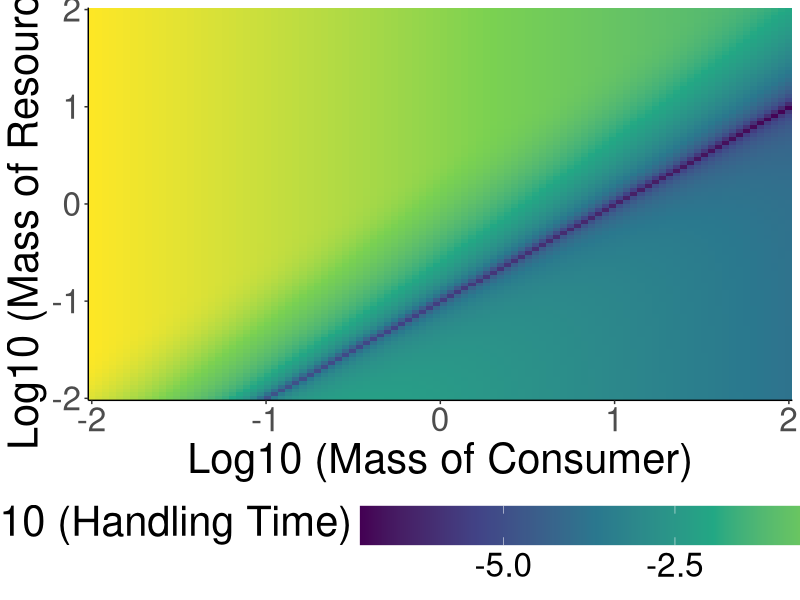
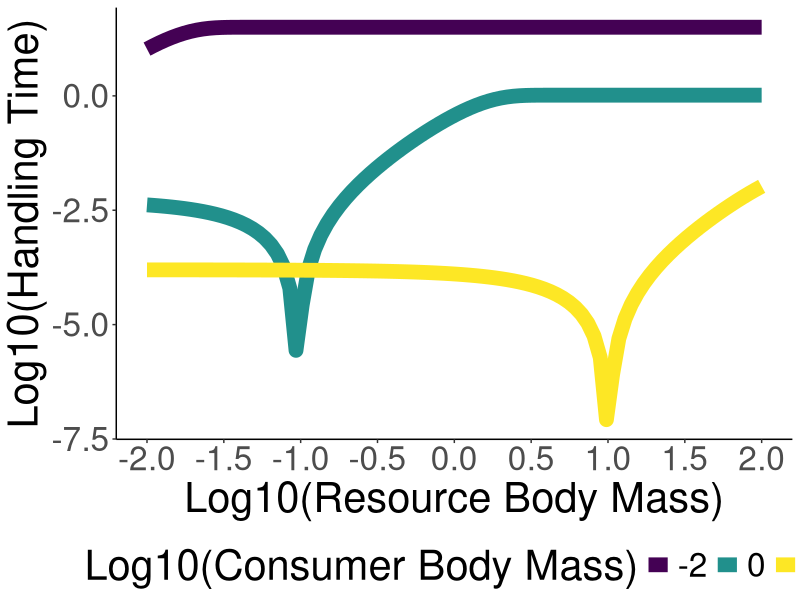
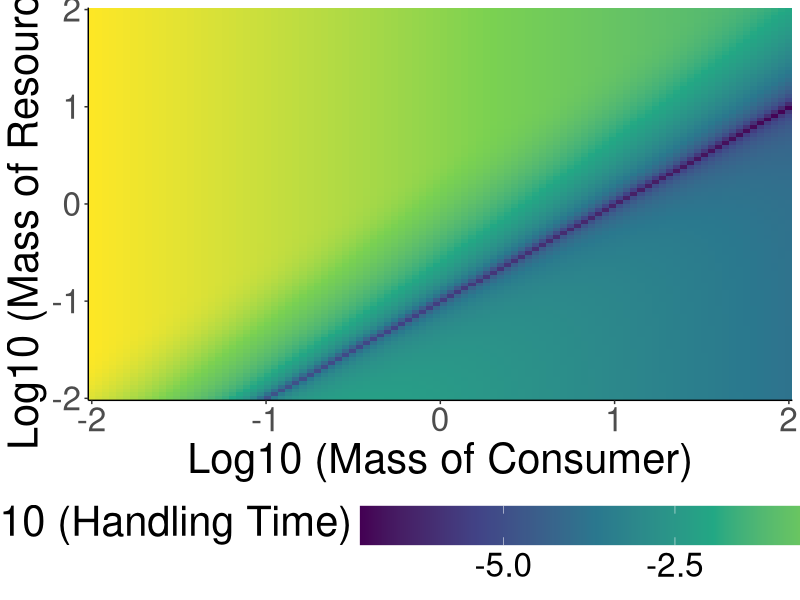
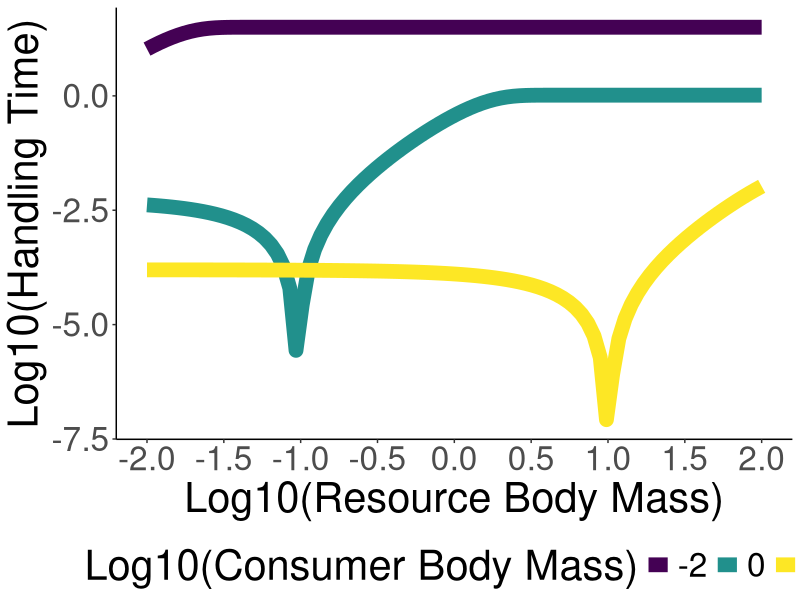

The R source for these figures, in order:
#######################################
## Plot handling time changes with mass
#######################################

library(tidyverse)

gpath = "/home/ben/Documents/TangledMT/Paper/Figures/"
setwd(gpath)

H0 = 1
B = 0.75
Rp = 0.1
a = 1
c = 1
P0 = 1 ## Temperature constant (vary by taxa)
k = 8.6173*(10^-5) ## Boltzmann constant
T0 = 293.15 ## 0 celsius in Kelvin
E = 0 ## Activation energy

temp = 20 ## teperatures in celsius
masses = seq(log10(0.01), log10(100), length.out = 100)
masses = 10^masses
masses = expand.grid(masses, masses, temp) %>% rename("mi" = 1, "mj" = 2, "T" = 3)

calculateHandling = function(mi, mj, T) {

    Hij = H0*(mi^(-B))*(1-(a*exp(-(((mj/mi) - Rp)^2)/2*(c)^2)))*(P0)*(exp(1)^(-E/(k*(T + T0))))

    return(Hij)

}

masses = masses %>% mutate(Hij = calculateHandling(mi, mj, T))

ggplot(masses, aes(log10(mi),log10(mj), fill = log10(Hij))) +
    geom_raster() +
    theme_classic() +
    scale_fill_viridis_c() +
    labs(x = "Log10 (Mass of Consumer)", y = "Log10 (Mass of Resource)", fill = "Log10 (Handling Time)") +
    theme(text = element_text(size = 30)) +
    scale_y_continuous(expand = c(0, 0)) +
    scale_x_continuous(expand = c(0, 0)) +
    theme(legend.position = "bottom",
    legend.key.size = unit(1, 'cm'), #change legend key size
    legend.key.height = unit(1, 'cm'), #change legend key height
    legend.key.width = unit(3, 'cm'),
    legend.title = element_text(vjust = 1))

ggsave(filename = "handlingTime.png", width = 10, height = 10)

## Plot figure with 3 different consumer masses
masses = masses %>% filter(mi %in% c(min(masses$mi), masses[nrow(masses)/2, ]$mj, max(masses$mi))) %>%
    mutate(label = case_when(mi == min(masses$mi) ~ "Small Consumer", mi == masses[nrow(masses)/2, ]$mj ~ "Medium Consumer",
    mi == max(masses$mi) ~ "Large Consumer"))

handlingTime = ggplot(masses, aes(log10(mj), log10(Hij), col = as.factor(round(log10(mi), 1)))) +
    geom_line(linewidth = 5) +
    theme_classic() +
    labs(x = "Log10(Resource Body Mass)", y = "Log10(Handling Time)", col = "Log10(Consumer Body Mass)") +
    theme(strip.background = element_blank(),
    strip.text.x = element_blank(),
    text = element_text(size = 30),
    legend.position = "bottom") +
    scale_x_continuous(n.breaks = 8) +
    scale_colour_viridis_d()

handlingTime

ggsave(filename = "indHandlingTime.pdf", plot = handlingTime,  width = 18, height = 10)
